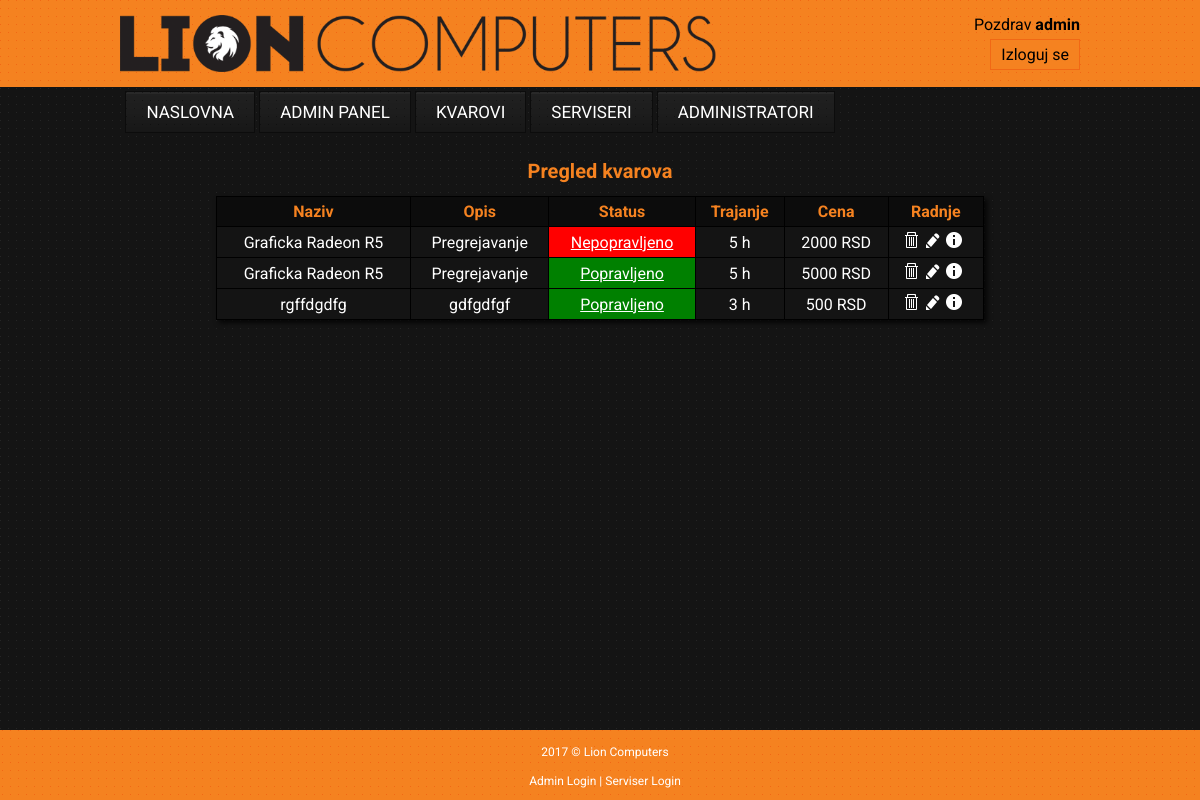
Page /kvar-pregled.php (signed in) on the committed database.
### tables this page shows
CREATE TABLE `kvarovi` (
  `id` int(11) NOT NULL AUTO_INCREMENT,
  `naziv` varchar(45) DEFAULT NULL,
  `opis` varchar(45) DEFAULT NULL,
  `vreme` int(11) DEFAULT NULL,
  `status` varchar(45) DEFAULT NULL,
  `cenapop` int(11) DEFAULT NULL,
  PRIMARY KEY (`id`),
  UNIQUE KEY `id_UNIQUE` (`id`)
);

### kvar-pregled.php (the view, shortened to what this page needs)
<?php
	require_once('header.php');
?>
		<div class="content">
		<?php
			include("konekcija.php");
			$loggedIn = isset($_SESSION['serviserUser']) || isset($_SESSION['adminUser']);
			$sql="SELECT * FROM kvarovi";
			$result=mysqli_query($conn, $sql);
			echo "<h1 class='naslov' align='center'>Pregled kvarova</h1>";
			echo "<table><tr class='tdhead'><td>Naziv</td><td>Opis</td><td>Status</td>";
			if($loggedIn){
				echo "<td>Trajanje</td><td>Cena</td><td>Radnje</td></tr>";
			}
			while($red=mysqli_fetch_array($result)) {
				$naziv = $red['naziv'];
				$opis = $red['opis'];
				$status = $red['status'];
				$id = $red['id'];
				if($loggedIn){
					$vreme = $red['vreme'];
					$cena = $red['cenapop'];
				}
				echo "<tr>";
				echo "<td>$naziv</a></td>";
				echo "<td>$opis</td>";
				if($status == "Nepopravljeno"){
					if($loggedIn){
						echo "<td class='nep'><a href='kvar-status.php?id=$id'>$status</a></td>";
					}else{
						echo "<td class='nep'>$status</td>";
					}
				}else{
					if($loggedIn){
						echo "<td class='pop'><a href='kvar-status.php?id=$id'>$status</a></td>";
					}else{
						echo "<td class='pop'>$status</td>";
					}
				}
				if($loggedIn){
					echo "<td>$vreme h</td>";
					echo "<td>$cena RSD</td>";
					echo "<td><a href='kvar-delete	.php?id=$id'><img src='slike/delete.png' /></a><a href='kvar-modify.php?id=$id'><img src='slike/edit.png' /></a><a href='kvar-pregled-detaljno.php?id=$id'><img src='slike/info.png' /></td>";
				}
			}
			echo "</tr>";
			echo "</table>";
	?>
</div>
<?php require_once('footer.php'); ?>

### stilovi.css (style rules this page uses)
html { height: 100%; box-sizing: border-box; }
body { background: url("slike/pattern-black.png") top right repeat; margin: 0; padding: 0; min-height: 100%; position: relative; }
.content { width: 960px; font-family: 'Roboto', sans-serif; height: 100%; padding-bottom: 60px; margin: 0 auto; }
.form-area h1, .naslov { color: #f58220; font-size: 20px; text-shadow: 3px 3px 5px 0px rgba(0,0,0,0.75); }
.content table { border-collapse: collapse; border: 1px solid black; color: #fff; background: #141414; text-align: center; margin: 0 auto; width: 80%; -webkit-box-shadow: 3px 3px 5px 0px rgba(0,0,0,0.75); -moz-box-shadow: 3px 3px 5px 0px rgba(0,0,0,0.75); box-shadow: 3px 3px 5px 0px rgba(0,0,0,0.75); }
.content table td { padding: 5px; border: 1px solid black; background: #141414; }
.content table td a { color: #fff; }
.content table td img { margin-right: 5px; }
.content table .tdhead td { font-weight: bold; color: #f58220; background: #0c0c0c; }
.content table .nep { background: red; }
.content table .pop { background: green; }

### rows in the picture
kvarovi: naziv "Graficka Radeon R5", opis "Pregrejavanje", status "Nepopravljeno", vreme "5", cenapop "2000"
kvarovi: naziv "Graficka Radeon R5", opis "Pregrejavanje", status "Popravljeno", vreme "5", cenapop "5000"
kvarovi: naziv "rgffdgdfg", opis "gdfgdfgf", status "Popravljeno", vreme "3", cenapop "500"

### other values in the picture
$_SESSION['adminUser'] "admin"
